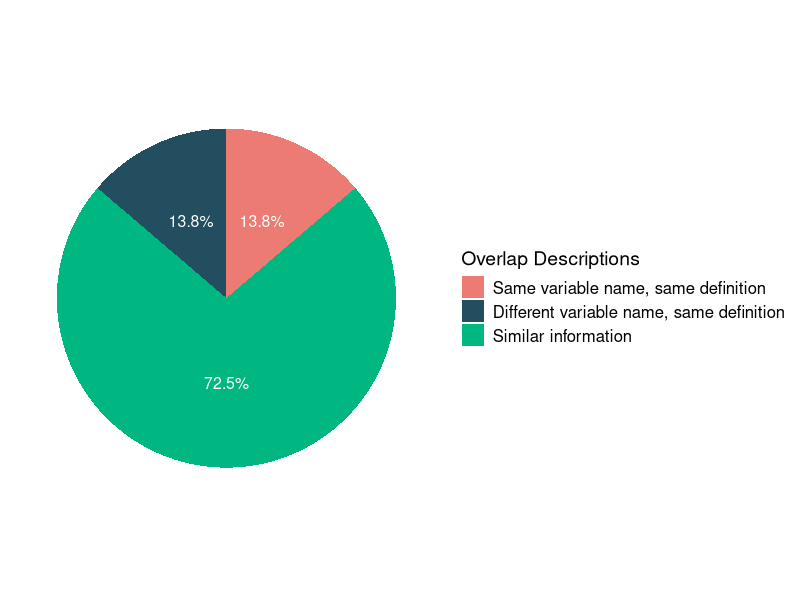
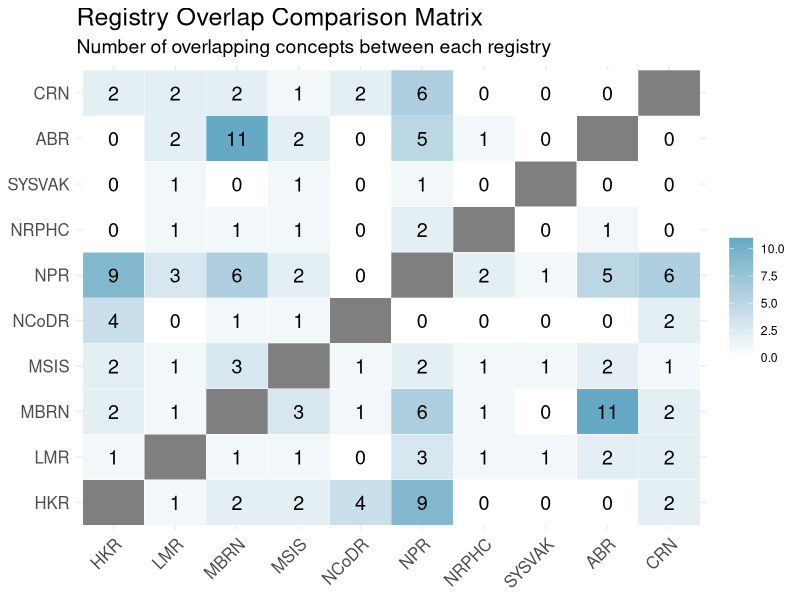
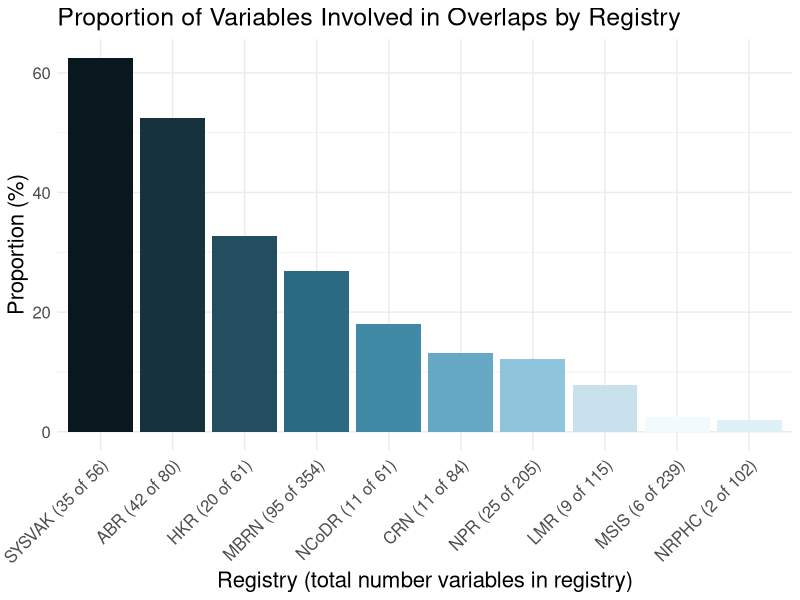
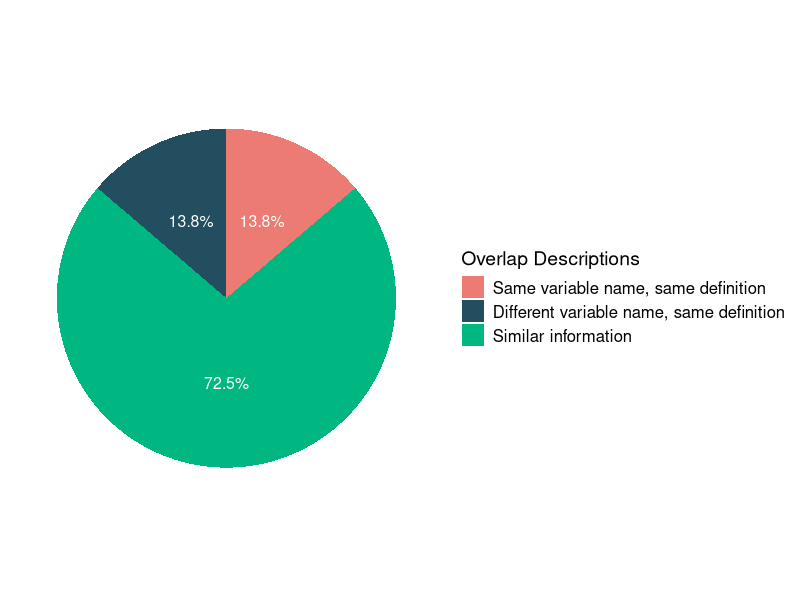
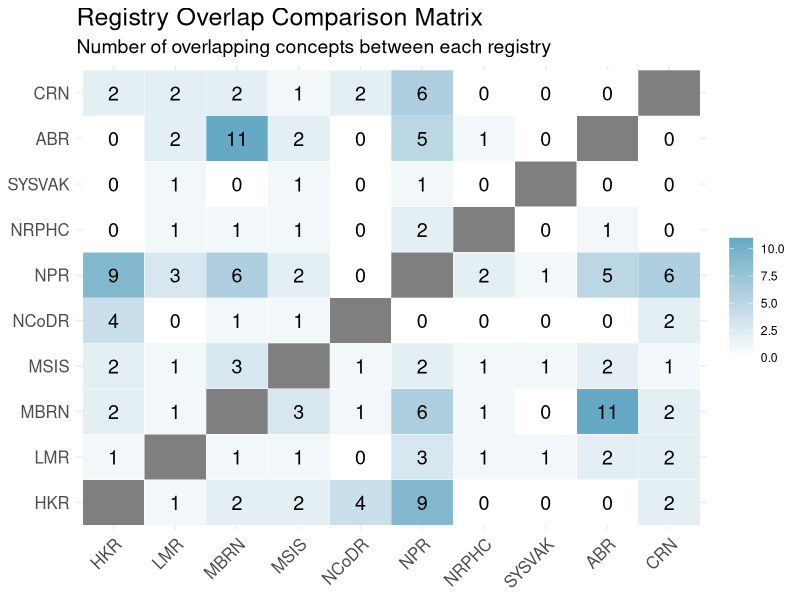
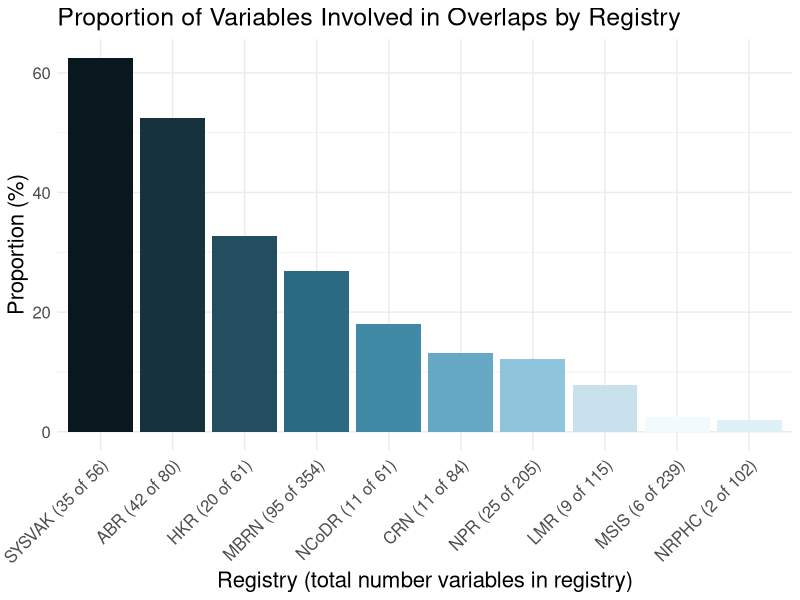
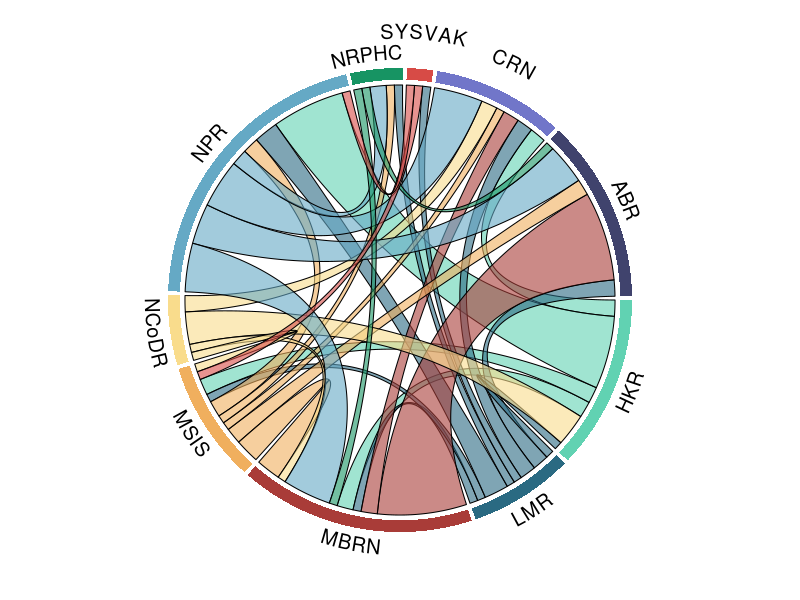

R code for these plots, in order: (Note: this script raises an error after producing the figures.)
################################
#Overlapping variables project
################################

#summarising results and figures
#Author: Rachel Forster rachelbedenis.forster@fhi.no
#Date: 27.03.26

################################

library(tidyverse)
library(circlize)
library(writexl)


data <- read.csv2("./data/all_overlap.csv")
data_variables <- read.csv2("./data/total_variables_overlap.csv",
                            fileEncoding = "UTF-8")
# NOTE: the original file was latin1-encoded; it has been re-saved as UTF-8
# in this repository for GitHub compatibility, so this argument was changed
# to match. If you restore the original latin1 file, change this back.

#total variables per registry
total_variables_list <- list(
  MBRN = 354,
  MSIS = 239,
  NPR = 205,
  LMR = 115,
  NRPHC = 102,
  ABR = 80,
  NCoDR = 61,
  CRN = 84,
  HKR = 61,
  SYSVAK = 56
)
total_variables_df <- data.frame(
  registry = names(total_variables_list),
  total_count_variables = unlist(total_variables_list),
  stringsAsFactors = FALSE
)

#make factor variables
data <- data %>%
  mutate(
    overlap_code = as.factor(overlap_code),
    reg1 = as.factor(reg1),
    reg2 = as.factor(reg2),
    overlap_description = as.factor(Type.of.overlap)
  )

# Summary of the number of different overlap_codes
overlap_code_summary <- data %>%
  count(overlap_code)
#80

# Filter to get unique combinations of overlap_code and overlap_description
unique_overlap_summary <- data %>%
  distinct(overlap_code, overlap_description)

######### Summary and pie chart for overlap descriptions ###################
# Calculate the count and proportion for each unique overlap_description
overlap_description_summary <- unique_overlap_summary %>%
  group_by(overlap_description) %>%
  summarise(count = n()) %>%
  mutate(proportion = count / sum(count)*100)

custom_descriptions <- c(
  "same_name_same_information" = "Same variable name, same definition",
  "different_name_same_information" = "Different variable name, same definition",
  "overlapping_information" = "Similar information"


)
custom_colors <- c(
  "overlapping_information" = "#00b782",
  "different_name_same_information" = "#234e5f",
  "same_name_same_information" = "#ec7c73"
)

pie_chart <- ggplot(overlap_description_summary, aes(x = "", y = proportion, fill = overlap_description)) +
  geom_bar(stat = "identity", width = 1) +
  coord_polar("y") +
  labs(title= NULL,
       fill = "Overlap Descriptions") +
  scale_fill_manual(
    values = custom_colors,
    labels = custom_descriptions,
    breaks = c("same_name_same_information",
               "different_name_same_information",
               "overlapping_information")
  ) +
  theme_minimal() +
  theme(
    axis.title.x = element_blank(),
        axis.title.y = element_blank(),
        axis.text.x = element_blank(),
        axis.ticks = element_blank(),
        panel.grid = element_blank(),
        plot.title = element_text(size = 18),
        legend.title = element_text(size = 14),
        legend.text = element_text(size = 12)
    ) +
  geom_text(aes(label = paste0(round(proportion, 1), "%")),
            position = position_stack(vjust = 0.5), color = "white", size = 4)
pie_chart
# Save the ggplot using ggsave
ggsave(
  filename = "./output/overlap_descriptions_pie_chart.png",  # Specify the file name and format
  plot = pie_chart,                             # Plot to save
  width = 8,                                       # Width in inches
  height = 6,                                      # Height in inches
  dpi = 300                                        # Resolution in dots per inch
)
###############################################################################
############ Matrix of overlapping concepts #########################
library(dplyr)
library(tidyr)

# Summarize overlap data to get counts between registry pairs
overlap_counts <- data %>%
  group_by(reg1, reg2) %>%
  summarise(overlap_count = n_distinct(overlap_code)) %>%
  ungroup()

# Create symmetric pairs
symmetric_counts <- overlap_counts %>%
  bind_rows(overlap_counts %>% rename(reg1 = reg2, reg2 = reg1))

# List of all registries
registries <- unique(c(data$reg1, data$reg2))

# Generate all possible pair combinations (including each registry meeting itself)
registry_pairs <- expand.grid(reg1 = registries, reg2 = registries)

# Combine registry pairs with symmetric overlap counts
complete_overlap_data <- registry_pairs %>%
  left_join(symmetric_counts, by = c("reg1", "reg2")) %>%
  mutate(overlap_count = replace_na(overlap_count, 0))  # Fill NAs with zero

# Expand data frame into wide matrix format
overlap_matrix <- complete_overlap_data %>%
  pivot_wider(names_from = reg2, values_from = overlap_count, values_fill = list(overlap_count = 0))

# Print matrix for inspection
print(overlap_matrix)

# Visualization
plot_data <- complete_overlap_data  # Already in long format
plot_data <- plot_data %>%
  mutate(overlap_count = ifelse(reg1 == reg2, NA, overlap_count))

overlap_matrix <- ggplot(plot_data, aes(x = reg1, y = reg2)) +
  geom_tile(aes(fill = overlap_count), color = "white") +
  scale_fill_gradient(low = "white", high = "#65a9c5") +
  geom_text(aes(label = overlap_count), color = "black", size = 5) +
  theme_minimal() +
  theme(
    axis.title.x = element_blank(),
    axis.title.y = element_blank(),
    axis.text.x = element_text(angle = 45, hjust = 1, size = 12),
    axis.text.y = element_text(hjust = 1, size = 12),
    axis.ticks = element_blank(),
    legend.title = element_blank(),
    plot.title = element_text(size = 18),
    plot.subtitle = element_text(size = 14)
  )+
  labs(
    title = "Registry Overlap Comparison Matrix",
    subtitle = "Number of overlapping concepts between each registry"
  )

overlap_matrix

ggsave(
  filename = "./output/overlap_matrix.png",  # Specify the file name and format
  plot = overlap_matrix,                             # Plot to save
  width = 10,                                       # Width in inches
  height = 6,                                      # Height in inches
  dpi = 300                                        # Resolution in dots per inch
)
################################################################################

########## Summarise proportion of registry variables involved in an overlap ##
# Count unique variables per registry
involved_counts <- data_variables %>%
  distinct(registry, variable) %>%
  group_by(registry) %>%
  summarise(involved_count = n_distinct(variable))

bar_custom_colors <- c(
  "SYSVAK" = "#09181f",
  "ABR" = "#16323d",
  "HKR" = "#234e5f",
  "MBRN" = "#2a6a82",
  "NCoDR" = "#4089a7",
  "CRN" = "#65a9c5",
  "NPR" = "#8fc5dc",
  "LMR" = "#c8e1ec",
  "NRPHC" = "#e0f0f7",
  "MSIS" = "#f2fafe"
)

proportion_data <- involved_counts %>%
  left_join(total_variables_df, by = "registry") %>%
  mutate(
    proportion = involved_count / total_count_variables * 100
  )

proportion_data <- proportion_data %>%
  arrange(desc(proportion)) %>%
  mutate(
    registry = factor(registry, levels = unique(registry)),
    registry_label = paste0(registry, " (", involved_count, " of ", total_count_variables, ")"),
    registry_label = factor(registry_label, levels = registry_label))

# Create bar chart
bar_chart <- ggplot(proportion_data, aes(x = registry_label, y = proportion, fill = registry)) +
  geom_bar(stat = "identity") +
  labs(
    title = "Proportion of Variables Involved in Overlaps by Registry",
    x = "Registry (total number variables in registry)",
    y = "Proportion (%)"
  ) +
  theme_minimal() +
  scale_fill_manual(values = bar_custom_colors) +  # Customize colors: you can choose other palettes
  theme(
    axis.text.x = element_text(angle = 45, hjust = 1),
    plot.title = element_text(size = 18),
    axis.title = element_text(size = 16),
    axis.text = element_text(size = 12),
    legend.position = "none"
  )
bar_chart
ggsave(
  filename = "./output/proportion_variables_involved.png",  # Specify the file name and format
  plot = bar_chart,                             # Plot to save
  width = 8,                                       # Width in inches
  height = 6,                                      # Height in inches
  dpi = 300                                        # Resolution in dots per inch
)
################################################################################
############## chord diagam #########

# Summarize data to count how many unique overlap_codes exist for each pair of registries
overlap_summary <- data %>%
  group_by(reg1, reg2) %>%
  summarise(overlap_count = n_distinct(overlap_code)) %>%
  ungroup() %>%
  mutate()

png("./output/chord_diagram.png", width = 1000, height = 1000, res = 150)

# Create chord diagram
chordDiagram(
  overlap_summary,
  grid.col = c(
    "SYSVAK" = "#d74b46",
    "ABR" = "#40436d",
    "HKR" = "#61d2b2",
    "MBRN" = "#a93c38",
    "NCoDR" = "#f9dc8c",
    "CRN" = "#7176c9",
    "NPR" = "#65a9c5",
    "LMR" = "#2a6a82",
    "NRPHC" = "#179463",
    "MSIS" = "#f0af5e"
    # Add colors for all registries involved in your df
  ),
  annotationTrack = c("grid"),
  preAllocateTracks = list(list(track.height = 0.075)),
  transparency = 0.4,
  link.lwd = 1,    # Line width
  link.lty = 1,    # Line type
  link.border = 1
  )

label_tweaks <- list(
  CRN = list(adj = c(0.5, -1.2), nudge = 0),
  SYSVAK = list(adj = c(0.5, -1.6), nudge = 0),
  NRPHC = list(adj = c(0.5, -0.2), nudge = -0.15)
)

default_tweak <- list(adj = c(0.5, -0.2), nudge = 0)

circos.trackPlotRegion(
  track.index = 1,
  panel.fun = function(x, y) {
    s <- CELL_META$sector.index
    tw <- if (s %in% names(label_tweaks)) label_tweaks[[s]] else default_tweak
    circos.text(
      x = CELL_META$xcenter + tw$nudge * CELL_META$xrange,
      y = CELL_META$ylim[1],
      labels = s,
      facing = "bending", niceFacing = TRUE, cex = 1.2,
      adj = tw$adj
      )
  },
  bg.border = NA
)
dev.off()
circos.clear()

write_xlsx(overlap_summary, path = "./output/overlap_summary.xlsx")

###############################################################################
# Chord for just similar information
data_similar <- data %>%
  filter(overlap_description == "overlapping_information")

overlap_summary_similar <- data_similar %>%
  group_by(reg1, reg2) %>%
  summarise(overlap_count = n_distinct(overlap_code)) %>%
  ungroup() %>%
  mutate()

png("./output/chord_diagram_similar.png", width = 1000, height = 1000, res = 150)

# Create chord diagram
chordDiagram(
  overlap_summary_similar,
  grid.col = c(
    "SYSVAK" = "#d74b46",
    "ABR" = "#40436d",
    "HKR" = "#61d2b2",
    "MBRN" = "#a93c38",
    "NCoDR" = "#f9dc8c",
    "CRN" = "#7176c9",
    "NPR" = "#65a9c5",
    "LMR" = "#2a6a82",
    "NRPHC" = "#179463",
    "MSIS" = "#f0af5e"
    # Add colors for all registries involved in your df
  ),
  annotationTrack = c("grid"),
  preAllocateTracks = list(list(track.height = 0.075)),
  transparency = 0.4,
  link.lwd = 1,    # Line width
  link.lty = 1,    # Line type
  link.border = 1
)

circos.trackPlotRegion(
  track.index = 1,
  panel.fun = function(x, y) {
    s <- CELL_META$sector.index
    tw <- if (s %in% names(label_tweaks)) label_tweaks[[s]] else default_tweak
    circos.text(
      x = CELL_META$xcenter + tw$nudge * CELL_META$xrange,
      y = CELL_META$ylim[1],
      labels = s,
      facing = "bending", niceFacing = TRUE, cex = 1.2,
      adj = tw$adj
    )
  },
  bg.border = NA
)
dev.off()
circos.clear()
write_xlsx(overlap_summary_similar, path = "./output/overlap_summary_similar.xlsx")

###############################################################################
# Chord for just same/same information
data_samesame <- data %>%
  filter(overlap_description == "same_name_same_information")

overlap_summary_samesame <- data_samesame %>%
  group_by(reg1, reg2) %>%
  summarise(overlap_count = n_distinct(overlap_code)) %>%
  ungroup() %>%
  mutate()

png("./output/chord_diagram_samesame.png", width = 1000, height = 1000, res = 150)

# Create chord diagram
chordDiagram(
  overlap_summary_samesame,
  grid.col = c(
    "SYSVAK" = "#d74b46",
    "ABR" = "#40436d",
    "HKR" = "#61d2b2",
    "MBRN" = "#a93c38",
    "NCoDR" = "#f9dc8c",
    "CRN" = "#7176c9",
    "NPR" = "#65a9c5",
    "LMR" = "#2a6a82",
    "NRPHC" = "#179463",
    "MSIS" = "#f0af5e"
    # Add colors for all registries involved in your df
  ),
  annotationTrack = c("grid"),
  preAllocateTracks = list(list(track.height = 0.075)),
  transparency = 0.4,
  link.lwd = 1,    # Line width
  link.lty = 1,    # Line type
  link.border = 1
)

circos.trackPlotRegion(
  track.index = 1,
  panel.fun = function(x, y) {
    # Customize 'adj' for specific labels if overlapping occurs
    if (CELL_META$sector.index %in% c("CRN")) {
      circos.text(CELL_META$xcenter, CELL_META$ylim[1], CELL_META$sector.index,
                  facing = "bending", niceFacing = TRUE, cex = 1.2, adj = c(0, -1.2))  # Adjust 'adj' manually for overlap cases
    } else {
      circos.text(CELL_META$xcenter, CELL_META$ylim[1], CELL_META$sector.index,
                  facing = "bending", niceFacing = TRUE, cex = 1.2, adj = c(0, -0.2))  # Standard positioning
    }
  },
  bg.border = NA
)
dev.off()
circos.clear()
write_xlsx(overlap_summary_samesame, path = "./output/overlap_summary_samesame.xlsx")

###############################################################################
# Chord for just diff/same
data_diffsame <- data %>%
  filter(overlap_description == "different_name_same_information")

overlap_summary_diffsame <- data_diffsame %>%
  group_by(reg1, reg2) %>%
  summarise(overlap_count = n_distinct(overlap_code)) %>%
  ungroup() %>%
  mutate()

png("./output/chord_diagram_diffsame.png", width = 1000, height = 1000, res = 150)

# Create chord diagram
chordDiagram(
  overlap_summary_diffsame,
  grid.col = c(
    "SYSVAK" = "#d74b46",
    "ABR" = "#40436d",
    "HKR" = "#61d2b2",
    "MBRN" = "#a93c38",
    "NCoDR" = "#f9dc8c",
    "CRN" = "#7176c9",
    "NPR" = "#65a9c5",
    "LMR" = "#2a6a82",
    "NRPHC" = "#179463",
    "MSIS" = "#f0af5e"
    # Add colors for all registries involved in your df
  ),
  annotationTrack = c("grid"),
  preAllocateTracks = list(list(track.height = 0.075)),
  transparency = 0.4,
  link.lwd = 1,    # Line width
  link.lty = 1,    # Line type
  link.border = 1
)

circos.trackPlotRegion(
  track.index = 1,
  panel.fun = function(x, y) {
    # Customize 'adj' for specific labels if overlapping occurs
    if (CELL_META$sector.index %in% c("CRN")) {
      circos.text(CELL_META$xcenter, CELL_META$ylim[1], CELL_META$sector.index,
                  facing = "bending", niceFacing = TRUE, cex = 1.2, adj = c(0, -1.2))  # Adjust 'adj' manually for overlap cases
    } else {
      circos.text(CELL_META$xcenter, CELL_META$ylim[1], CELL_META$sector.index,
                  facing = "bending", niceFacing = TRUE, cex = 1.2, adj = c(0, -0.2))  # Standard positioning
    }
  },
  bg.border = NA
)
dev.off()
circos.clear()
write_xlsx(overlap_summary_diffsame, path = "./output/overlap_summary_diffsame.xlsx")

######################## chord diagam DIAGNOSES #########
data_diagnoses <- data %>%
  filter(overlap_concept == "diagnoses")

# Summarize data to count how many unique overlap_codes exist for each pair of registries
diagnoses_overlap_summary <- data_diagnoses %>%
  group_by(reg1, reg2) %>%
  summarise(overlap_count = n_distinct(overlap_code)) %>%
  ungroup() %>%
  mutate()

png("./output/diagnoses_chord_diagram.png", width = 1000, height = 1000, res = 150)

# Create chord diagram
chordDiagram(
  diagnoses_overlap_summary,
  grid.col = c(
    "SYSVAK" = "#d74b46",
    "ABR" = "#40436d",
    "HKR" = "#61d2b2",
    "MBRN" = "#a93c38",
    "NCoDR" = "#f9dc8c",
    "CRN" = "#7176c9",
    "NPR" = "#65a9c5",
    "LMR" = "#2a6a82",
    "NRPHC" = "#179463",
    "MSIS" = "#f0af5e"
    # Add colors for all registries involved in your df
  ),
  annotationTrack = c("grid"),
  preAllocateTracks = list(list(track.height = 0.075)),
  transparency = 0.4,
  link.lwd = 1,    # Line width
  link.lty = 1,    # Line type
  link.border = 1
)

circos.trackPlotRegion(
  track.index = 1,
  panel.fun = function(x, y) {
    # Customize 'adj' for specific labels if overlapping occurs
    if (CELL_META$sector.index %in% c("")) {
      circos.text(CELL_META$xcenter, CELL_META$ylim[1], CELL_META$sector.index,
                  facing = "bending", niceFacing = TRUE, cex = 1.2, adj = c(0, -1.2))  # Adjust 'adj' manually for overlap cases
    } else {
      circos.text(CELL_META$xcenter, CELL_META$ylim[1], CELL_META$sector.index,
                  facing = "bending", niceFacing = TRUE, cex = 1.2, adj = c(0, -0.2))  # Standard positioning
    }
  },
  bg.border = NA
)

dev.off()
circos.clear()
write_xlsx(diagnoses_overlap_summary, path = "./output/diagnoses_overlap_summary.xlsx")
################################################################################
######################## chord diagam COD ########
data_death <- data %>%
  filter(overlap_concept == "cause_of_death")

# Summarize data to count how many unique overlap_codes exist for each pair of registries
death_overlap_summary <- data_death %>%
  group_by(reg1, reg2) %>%
  summarise(overlap_count = n_distinct(overlap_code)) %>%
  ungroup() %>%
  mutate()

png("./output/death_chord_diagram.png", width = 1000, height = 1000, res = 150)

# Create chord diagram
chordDiagram(
  death_overlap_summary,
  grid.col = c(
    "SYSVAK" = "#d74b46",
    "ABR" = "#40436d",
    "HKR" = "#61d2b2",
    "MBRN" = "#a93c38",
    "NCoDR" = "#f9dc8c",
    "CRN" = "#7176c9",
    "NPR" = "#65a9c5",
    "LMR" = "#2a6a82",
    "NRPHC" = "#179463",
    "MSIS" = "#f0af5e"
    # Add colors for all registries involved in your df
  ),
  annotationTrack = c("grid"),
  preAllocateTracks = list(list(track.height = 0.075)),
  transparency = 0.4,
  link.lwd = 1,    # Line width
  link.lty = 1,    # Line type
  link.border = 1
)

circos.trackPlotRegion(
  track.index = 1,
  panel.fun = function(x, y) {
    # Customize 'adj' for specific labels if overlapping occurs
    if (CELL_META$sector.index %in% c("")) {
      circos.text(CELL_META$xcenter, CELL_META$ylim[1], CELL_META$sector.index,
                  facing = "bending", niceFacing = TRUE, cex = 1.2, adj = c(0, -1.2))  # Adjust 'adj' manually for overlap cases
    } else {
      circos.text(CELL_META$xcenter, CELL_META$ylim[1], CELL_META$sector.index,
                  facing = "bending", niceFacing = TRUE, cex = 1.2, adj = c(0, -0.2))  # Standard positioning
    }
  },
  bg.border = NA
)

dev.off()
circos.clear()
write_xlsx(death_overlap_summary, path = "./output/death_overlap_summary.xlsx")
##############################################################################
